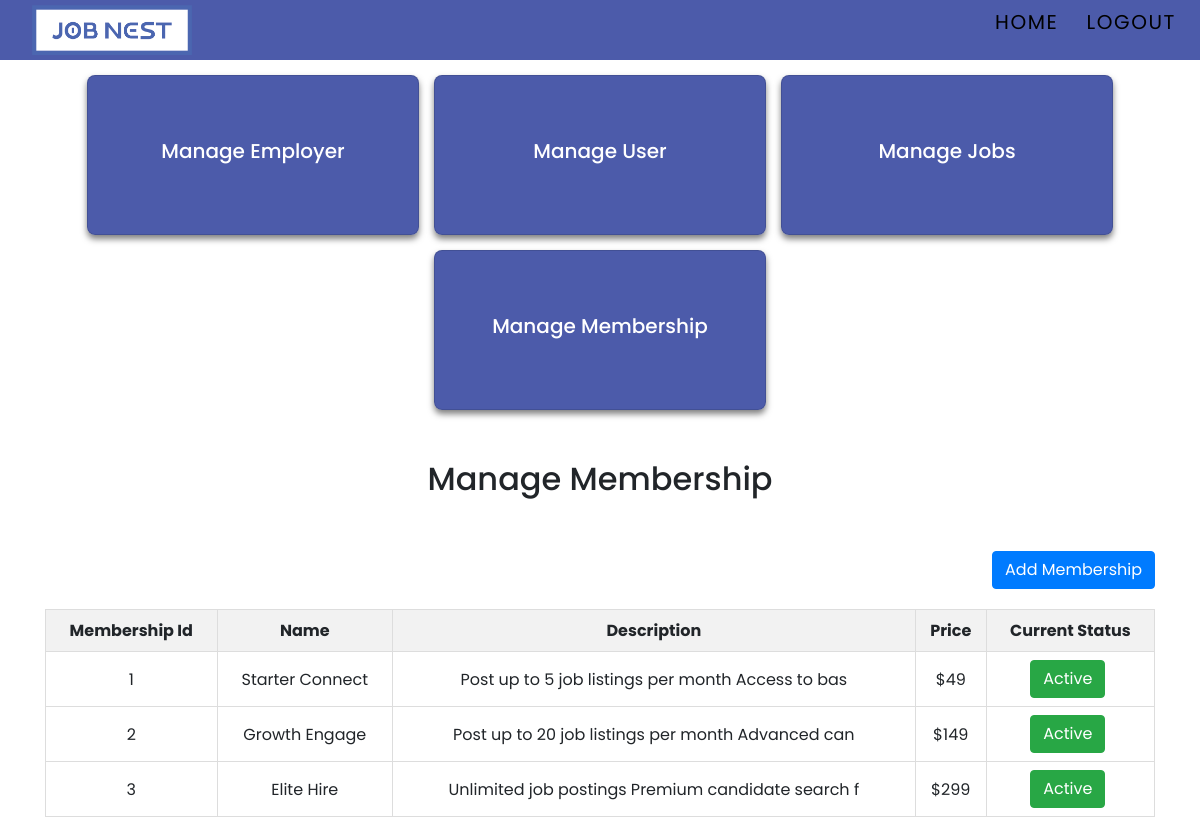
/Admin/managemembership.php (signed in), run on the app's committed database.
### tables this page shows
CREATE TABLE `tbl_membership` (
  `Membership_id` int(11) NOT NULL,
  `Name` varchar(50) NOT NULL,
  `Description` varchar(255) NOT NULL,
  `Price` float NOT NULL,
  `Status` int(11) NOT NULL
);

### Admin/managemembership.php (the view, shortened to what this page needs)
<?php include 'adminheader.php';
$sql = "SELECT Membership_id, Name, Description, Price, Status FROM tbl_membership";
$result = $dbconnection->query($sql);
$memberships = [];
if ($result->num_rows > 0) {
    while($row = $result->fetch_assoc()) {
        $memberships[] = $row;
    }
} else {
    echo "<h2>No memberships added<h2>";
}
?>
<!DOCTYPE html>
<html>
<head>
    <link rel="stylesheet" href="https://stackpath.bootstrapcdn.com/bootstrap/4.5.2/css/bootstrap.min.css">
</head>
<body>
<div class="container">
    <h2> Manage Membership</h2>
    <div class="table-container">
    <div style="text-align: right; margin-bottom: 20px;">
        <a href="addmembership.php" class="btn btn-primary">Add Membership</a>
    </div>
    <table>
        <thead>
            <tr>
                <th>Membership Id</th>
                <th>Name</th>
                <th>Description</th>
                <th>Price</th>
                <th>Current Status</th>
            </tr>
        </thead>
        <tbody>
        <?php foreach ($memberships as $membership): ?>
            <tr>
            <td><?php echo htmlspecialchars($membership['Membership_id']); ?></td>
            <td><?php echo htmlspecialchars($membership['Name']); ?></td>
            <td><?php echo htmlspecialchars($membership['Description']); ?></td>
            <td>$<?php echo htmlspecialchars($membership['Price']); ?></td>
            <td><form method="post" action="">
                        <center>
                            <button type="submit" class="btn <?php echo $membership['Status'] ? 'btn-success' : 'btn-danger'; ?>" name="toggle_status">
                                <?php echo $membership['Status'] ? 'Active' : 'Inactive'; ?>
                            </button>
                        </center>
                </form>
            </td>
            </tr>
        <?php endforeach; ?>
        </tbody>
    </table>
</div>
</body>
</html>

### Admin/managemembership.php (style rules this page uses)
* { margin: 0; padding: 0; box-sizing: border-box; font-family: 'Poppins','Open Sans',Arial; }
body { min-height: 100vh; background-size: cover; background-position: center; }
.container { display: flex; justify-content: center; align-items: center; flex-wrap: wrap; gap: 15px; padding: 15px; }
.table-container { width: 100%; overflow-x: auto; margin-top: 30px; }
table { width: 100%; border-collapse: collapse; }
th, td { border: 1px solid #dddddd; text-align: center; padding: 8px; }
th { background-color: #f2f2f2; }
td button { margin-right: 5px; cursor: pointer; }
h2 { text-align: center; margin-top: 20px; }

### data on the page
tbl_membership: Membership_id "1", Name "Starter Connect", Description "Post up to 5 job listings per month Access to bas", Price "49", Status "Active"
tbl_membership: Membership_id "2", Name "Growth Engage", Description "Post up to 20 job listings per month Advanced can", Price "149", Status "Active"
tbl_membership: Membership_id "3", Name "Elite Hire", Description "Unlimited job postings Premium candidate search f", Price "299", Status "Active"
